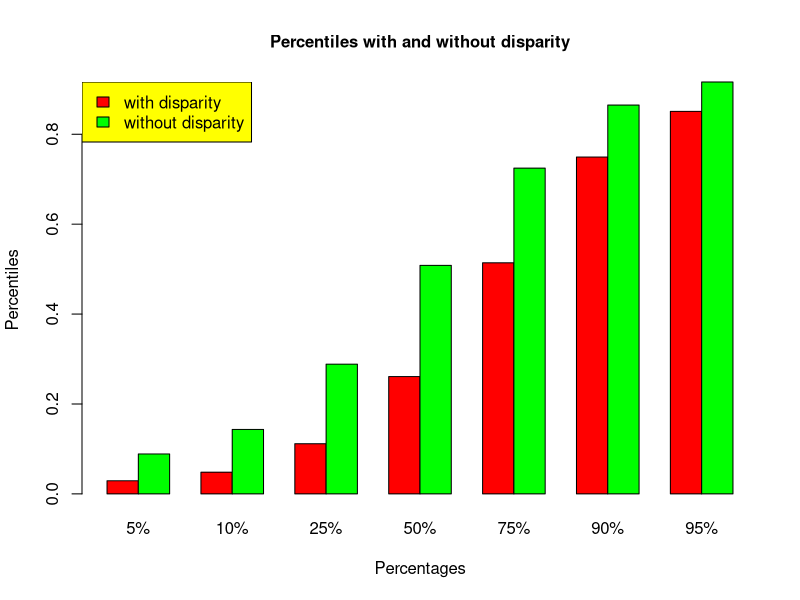

This figure's R source:
WD<-c(0.0292,0.0482,0.1116,0.2610,0.5141,0.7494,0.8510)
WOD<-c(0.0888,0.1434,0.2886,0.5084,0.7247,0.8650,0.9163)
per<-c(0.05,0.10,0.25,0.50,0.75,0.90,0.95)
rnames<-c("WD","WOD")
cnames<-c("5%","10%","25%","50%","75%","90%","95%")
matrix.boot<-matrix(c(WD,WOD),byrow=TRUE,nrow=2,ncol=7)
dimnames=list(rnames,cnames)
barplot(matrix.boot,beside=TRUE,main="Percentiles with and without disparity",
xlab="Percentages",ylab="Percentiles",col=c("red","green"),
names.arg=cnames,cex.main="1.0")
legend("topleft",c("with disparity","without disparity"),
fill=c("red","green"),bg="yellow")
